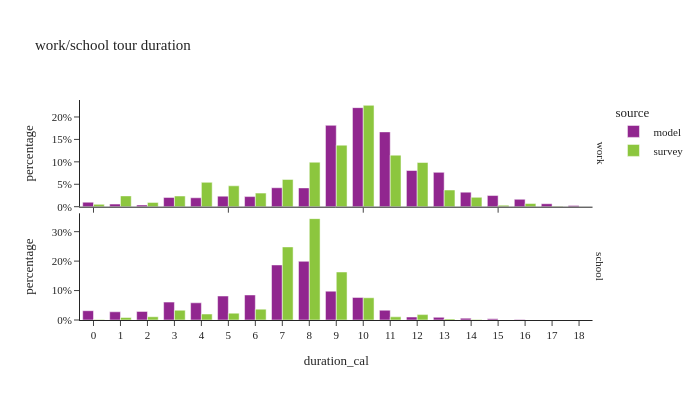

Notebook cell for this chart:
### Code cell
ws_tour_data['duration_cal'] = ws_tour_data['end'] - ws_tour_data['start']

df_plot = ws_tour_data.groupby(['source','tour_type','duration_cal'],observed=True)[['tour_weight']].sum().reset_index()
df_plot['percentage'] = df_plot.groupby(['tour_type','source'], group_keys=False)['tour_weight']. \
    apply(lambda x: x / float(x.sum()))

fig = px.bar(df_plot, x="duration_cal", y="percentage", color="source",barmode="group",
             facet_row='tour_type',
             title="work/school tour duration")
fig.for_each_annotation(lambda a: a.update(text = a.text.split("=")[-1]))
fig.update_layout(height=400, width=700, font=dict(size=11), yaxis1=dict(tickformat=".0%"), yaxis2=dict(tickformat=".0%", matches=None), xaxis=dict(dtick="1"))
fig.show()

### Figure 1 — Plotly figure (JSON) as saved in the notebook; plotly's stock layout.template omitted (floating-point values rounded to 4 significant figures)
{"data": [{"alignmentgroup": "True", "hovertemplate": "source=model<br>tour_type=work<br>duration_cal=%{x}<br>percentage=%{y}<extra></extra>", "legendgroup": "model", "marker": {"color": "#91268F", "pattern": {"shape": ""}}, "name": "model", "offsetgroup": "model", "orientation": "v", "showlegend": true, "textposition": "auto", "type": "bar", "x": [0.0, 1.0, 2.0, 3.0, 4.0, 5.0, 6.0, 7.0, 8.0, 9.0, 10.0, 11.0, 12.0, 13.0, 14.0, 15.0, 16.0, 17.0, 18.0], "xaxis": "x2", "y": [0.01006, 0.005831, 0.003835, 0.02066, 0.01989, 0.02356, 0.02253, 0.04228, 0.04192, 0.1814, 0.2208, 0.1668, 0.08067, 0.07654, 0.03248, 0.02488, 0.01648, 0.006646, 0.002799], "yaxis": "y2"}, {"alignmentgroup": "True", "hovertemplate": "source=model<br>tour_type=school<br>duration_cal=%{x}<br>percentage=%{y}<extra></extra>", "legendgroup": "model", "marker": {"color": "#91268F", "pattern": {"shape": ""}}, "name": "model", "offsetgroup": "model", "orientation": "v", "showlegend": false, "textposition": "auto", "type": "bar", "x": [0.0, 1.0, 2.0, 3.0, 4.0, 5.0, 6.0, 7.0, 8.0, 9.0, 10.0, 11.0, 12.0, 13.0, 14.0, 15.0, 16.0, 17.0, 18.0], "xaxis": "x", "y": [0.03154, 0.0278, 0.02919, 0.06072, 0.05837, 0.08141, 0.08505, 0.1869, 0.1993, 0.0979, 0.07675, 0.03326, 0.01015, 0.009151, 0.006342, 0.003865, 0.001899, 0.0003642, 2.728e-05], "yaxis": "y"}, {"alignmentgroup": "True", "hovertemplate": "source=survey<br>tour_type=work<br>duration_cal=%{x}<br>percentage=%{y}<extra></extra>", "legendgroup": "survey", "marker": {"color": "#8CC63E", "pattern": {"shape": ""}}, "name": "survey", "offsetgroup": "survey", "orientation": "v", "showlegend": true, "textposition": "auto", "type": "bar", "x": [0.0, 1.0, 2.0, 3.0, 4.0, 5.0, 6.0, 7.0, 8.0, 9.0, 10.0, 11.0, 12.0, 13.0, 14.0, 15.0, 16.0, 17.0], "xaxis": "x2", "y": [0.005238, 0.0241, 0.009603, 0.02386, 0.05431, 0.04657, 0.03029, 0.06078, 0.09919, 0.1372, 0.226, 0.1149, 0.09849, 0.03723, 0.02088, 0.003319, 0.007154, 0.000916], "yaxis": "y2"}, {"alignmentgroup": "True", "hovertemplate": "source=survey<br>tour_type=school<br>duration_cal=%{x}<br>percentage=%{y}<extra></extra>", "legendgroup": "survey", "marker": {"color": "#8CC63E", "pattern": {"shape": ""}}, "name": "survey", "offsetgroup": "survey", "orientation": "v", "showlegend": false, "textposition": "auto", "type": "bar", "x": [0.0, 1.0, 2.0, 3.0, 4.0, 5.0, 6.0, 7.0, 8.0, 9.0, 10.0, 11.0, 12.0, 13.0, 14.0, 15.0], "xaxis": "x", "y": [0.001414, 0.008552, 0.01105, 0.03326, 0.02029, 0.0232, 0.03692, 0.2482, 0.3442, 0.1631, 0.07555, 0.01072, 0.01827, 0.003609, 0.001357, 0.0003437], "yaxis": "y"}], "layout": {"annotations": [{"font": {}, "showarrow": false, "text": "school", "textangle": 90, "x": 0.98, "xanchor": "left", "xref": "paper", "y": 0.2425, "yanchor": "middle", "yref": "paper"}, {"font": {}, "showarrow": false, "text": "work", "textangle": 90, "x": 0.98, "xanchor": "left", "xref": "paper", "y": 0.7575, "yanchor": "middle", "yref": "paper"}], "barmode": "group", "font": {"size": 11}, "height": 400, "legend": {"title": {"text": "source"}, "tracegroupgap": 0}, "title": {"text": "work/school tour duration"}, "width": 700, "xaxis": {"anchor": "y", "domain": [0, 0.98], "dtick": "1", "title": {"text": "duration_cal"}}, "xaxis2": {"anchor": "y2", "domain": [0, 0.98], "matches": "x", "showticklabels": false}, "yaxis": {"anchor": "x", "domain": [0, 0.485], "tickformat": ".0%", "title": {"text": "percentage"}}, "yaxis2": {"anchor": "x2", "domain": [0.515, 1], "tickformat": ".0%", "title": {"text": "percentage"}}}}
